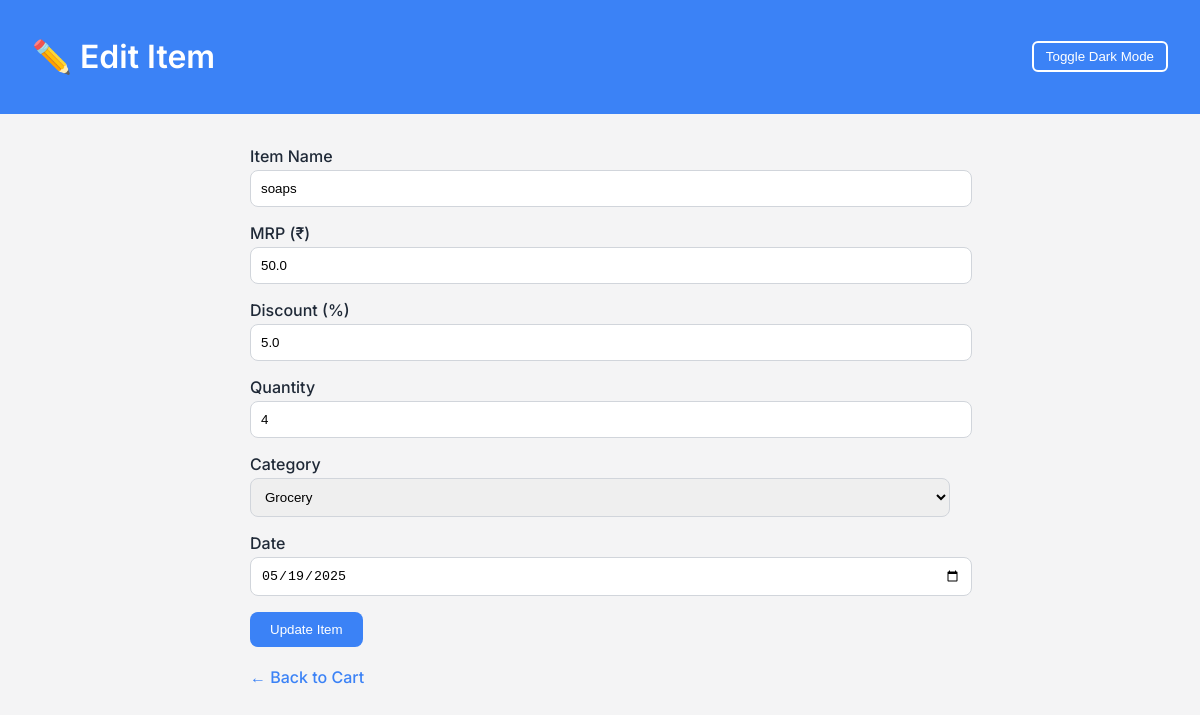
Screenshot of /edit/1 (signed in) with the database file from the repository.
### tables this page shows
CREATE TABLE items (
                id INTEGER PRIMARY KEY AUTOINCREMENT,
                name TEXT,
                mrp REAL,
                discount REAL,
                quantity INTEGER,
                category TEXT,
                final_price REAL,
                date TEXT,
                user_id INTEGER
            );

### app.py (the view)
@app.route('/edit/<int:item_id>', methods=['GET', 'POST'])
def edit_item(item_id):
    if 'user_id' not in session:
        flash('Please log in to access this page.', 'error')
        return redirect(url_for('login'))
    user_id = session['user_id']
    conn = sqlite3.connect('database.db')
    c = conn.cursor()
    if request.method == 'POST':
        name = request.form['name']
        mrp = float(request.form['mrp'])
        quantity = int(request.form['quantity'])
        discount = float(request.form['discount']) if request.form['discount'] else 0.0
        category = request.form['category']
        date = request.form['date']
        price_after_discount = mrp - (mrp * discount / 100)
        final_price = price_after_discount * quantity
        c.execute('''
            UPDATE items
            SET name = ?, mrp = ?, discount = ?, quantity = ?, category = ?, final_price = ?, date = ?
            WHERE id = ? AND user_id = ?
        ''', (name, mrp, discount, quantity, category, final_price, date, item_id, user_id))
        conn.commit()
        conn.close()
        return redirect(url_for('index'))
    else:
        c.execute('SELECT * FROM items WHERE id = ? AND user_id = ?', (item_id, user_id))
        item = c.fetchone()
        conn.close()
        if not item:
            flash('Item not found or unauthorized access.', 'error')
            return redirect(url_for('index'))
        return render_template('edit.html', item=item)

### templates/edit.html (shortened to what this page needs)
<!DOCTYPE html>
<html lang="en">
<head>
</head>
<body>
<header>
    <h1>✏️ Edit Item</h1>
    <button class="toggle-dark" onclick="toggleDarkMode()">Toggle Dark Mode</button>
</header>
<div class="container">
    <form method="POST">
        <label>Item Name</label>
        <input type="text" name="name" value="{{ item[1] }}" required>
        <label>MRP (₹)</label>
        <input type="number" name="mrp" step="0.01" value="{{ item[2] }}" required>
        <label>Discount (%)</label>
        <input type="number" name="discount" step="0.01" value="{{ item[3] }}" required>
        <label>Quantity</label>
        <input type="number" name="quantity" value="{{ item[4] }}" required>
        <label>Category</label>
        <select name="category" required>
            <option value="Grocery" {% if item[5] =='Grocery' %}selected{% endif %}>Grocery</option>
        </select>
        <label>Date</label>
        <input type="date" name="date" value="{{ item[7] }}" required>
        <button class="btn" type="submit">Update Item</button>
    </form>
    <br>
    <a href="{{ url_for('index') }}">← Back to Cart</a>
</div>
</body>
</html>

### templates/edit.html (style rules this page uses)
body { font-family: 'Inter', sans-serif; margin: 0; padding: 0; background-color: #f4f4f5; color: #1f2937; transition: background-color 0.3s, color 0.3s; }
header { background-color: #3b82f6; color: white; padding: 1rem 2rem; display: flex; justify-content: space-between; align-items: center; }
.container { padding: 2rem; max-width: 700px; margin: auto; }
h1 { font-weight: 600; }
label { font-weight: 500; }
input, select { width: 100%; padding: 10px; margin-top: 4px; margin-bottom: 16px; border: 1px solid #d1d5db; border-radius: 8px; }
.btn { padding: 10px 20px; background-color: #3b82f6; color: white; border: none; border-radius: 8px; cursor: pointer; font-weight: 500; }
.toggle-dark { background: none; border: 2px solid white; color: white; padding: 6px 12px; border-radius: 6px; cursor: pointer; }
a { text-decoration: none; color: #3b82f6; font-weight: 500; }

### rows the page displays
items: name "soaps", mrp "50.0", discount "5.0", quantity "4", category "Grocery", date "05/19/2025"
